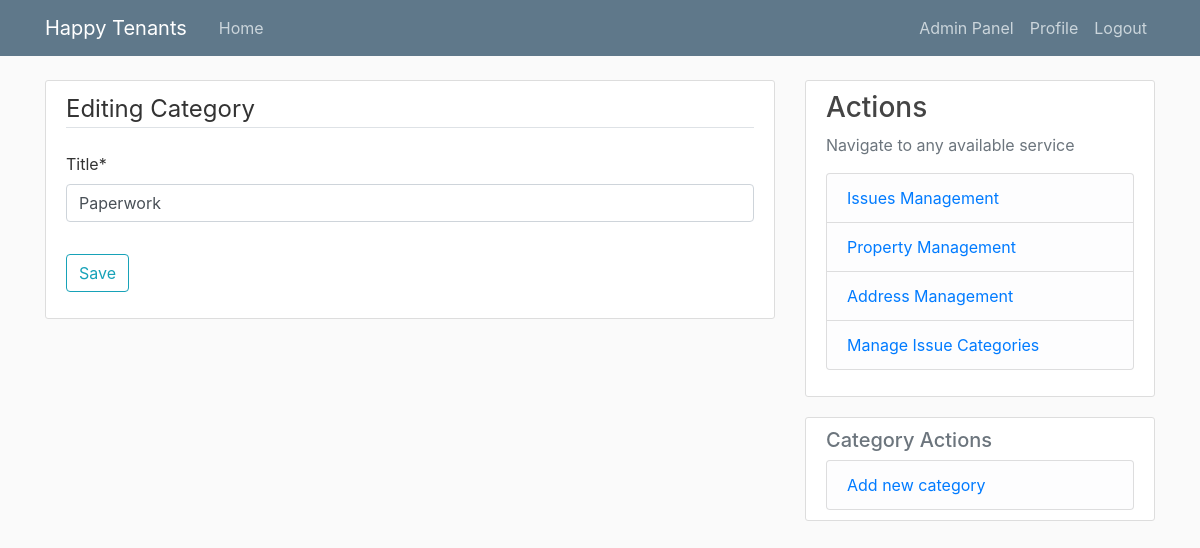
Page /categories/1/edit/ (signed in) on the earlier database version.
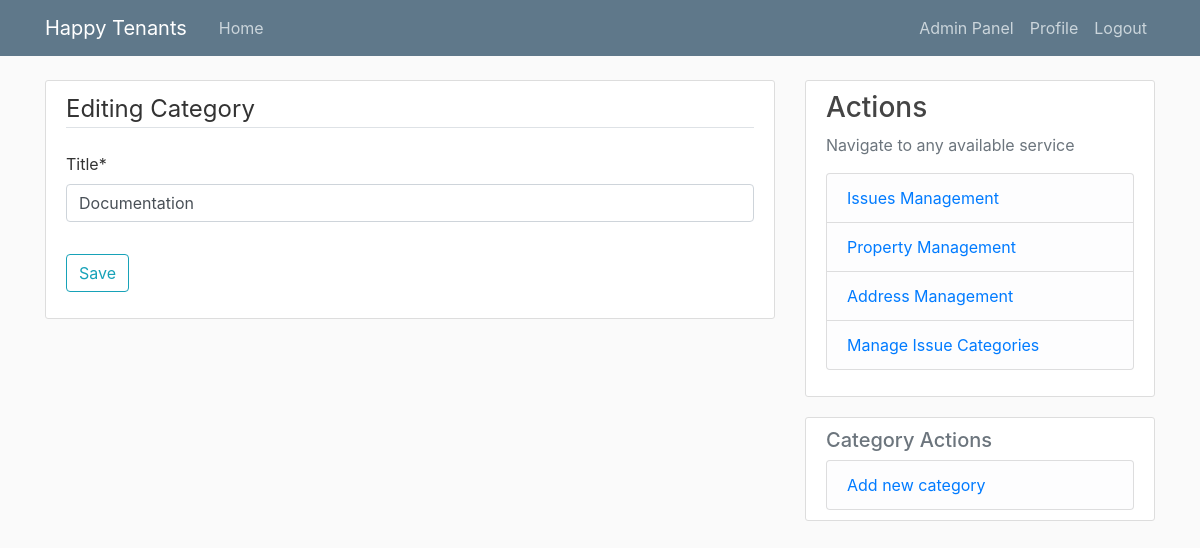
Same page on the later database version.
### tenant_mgmt/models.py (models this page shows, shortened)
class IssueCategory(models.Model):
    title = models.CharField(max_length=50)
    dateAdded = models.DateTimeField(auto_now_add=True)

### tenant_mgmt/views.py (the view)
# urls.py: path('categories/<int:pk>/edit/', IssueCategoryUpdateView.as_view(), name='categoryEdit'),
@method_decorator([login_required, admin_requred], name='dispatch')
class IssueCategoryUpdateView(CustomUpdateView):
    model = IssueCategory
    fields = ['title']
    template_name = 'tnt_mgmt/category/form.html'

### tenant_mgmt/templatetags/extra_filters.py (called while the page is built)
@register.filter(name='has_groups')
def has_groups(user, group_names):
    groups = list(group_names.split('|'))
    userGroups = user.groups.all()
    for groupName in groups:
        group = Group.objects.get(name=groupName)
        if group in userGroups:
            return True
    return False

@register.filter(name='is_active')
def is_active(user):
    return len(user.groups.all()) > 0

### tenant_mgmt/views.py (called while the page is built)
    def get_context_data(self, **kwargs):
        context = super().get_context_data(**kwargs)
        context['update'] = True
        return context

### tenant_mgmt/templates/tnt_mgmt/category/form.html (shortened to what this page needs)
{% extends "./base.html" %}
{% load crispy_forms_tags %}
{% block content %}
    <div class="content-section">
        <form method="POST">
            <fieldset class="form-group">
                <legend class="border-bottom mb-4">{% if update %} Editing Category {% else %} New Category {% endif %}</legend>
                {{ form|crispy }}
            </fieldset>
            <div class="form-group">
                <button class="btn btn-outline-info" type="submit">{% if update %} Save {% else %} Create {% endif %}</button>
            </div>
        </form>
    </div>
{% endblock content %}

Differences in the rows shown:
changed IssueCategory: title "Paperwork" → "Documentation"
